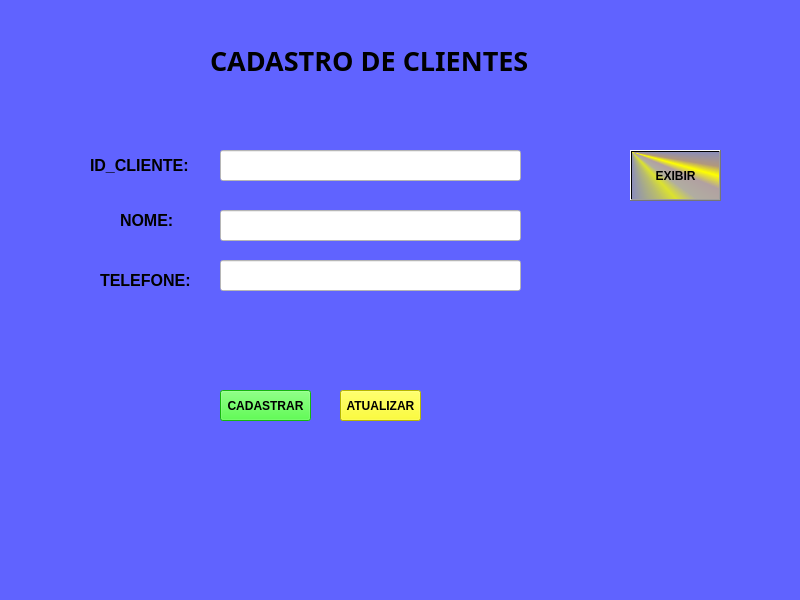
<?xml version="1.0" encoding="UTF-8"?>
<ui version="4.0">
 <class>MainWindow</class>
 <widget class="QMainWindow" name="MainWindow">
  <property name="geometry">
   <rect>
    <x>0</x>
    <y>0</y>
    <width>800</width>
    <height>600</height>
   </rect>
  </property>
  <property name="windowTitle">
   <string>MainWindow</string>
  </property>
  <property name="styleSheet">
   <string notr="true">background-color: rgb(96, 99, 255);</string>
  </property>
  <widget class="QWidget" name="centralwidget">
   <widget class="QLabel" name="label">
    <property name="geometry">
     <rect>
      <x>210</x>
      <y>10</y>
      <width>411</width>
      <height>101</height>
     </rect>
    </property>
    <property name="font">
     <font>
      <family>Arial Black</family>
      <pointsize>20</pointsize>
      <weight>75</weight>
      <bold>true</bold>
     </font>
    </property>
    <property name="text">
     <string>CADASTRO DE CLIENTES</string>
    </property>
   </widget>
   <widget class="QLabel" name="label_2">
    <property name="geometry">
     <rect>
      <x>120</x>
      <y>210</y>
      <width>61</width>
      <height>20</height>
     </rect>
    </property>
    <property name="font">
     <font>
      <pointsize>12</pointsize>
      <weight>75</weight>
      <bold>true</bold>
     </font>
    </property>
    <property name="text">
     <string>NOME:</string>
    </property>
   </widget>
   <widget class="QLabel" name="label_3">
    <property name="geometry">
     <rect>
      <x>100</x>
      <y>270</y>
      <width>91</width>
      <height>21</height>
     </rect>
    </property>
    <property name="font">
     <font>
      <pointsize>12</pointsize>
      <weight>75</weight>
      <bold>true</bold>
     </font>
    </property>
    <property name="text">
     <string>TELEFONE:</string>
    </property>
   </widget>
   <widget class="QLabel" name="label_4">
    <property name="geometry">
     <rect>
      <x>90</x>
      <y>150</y>
      <width>111</width>
      <height>31</height>
     </rect>
    </property>
    <property name="font">
     <font>
      <pointsize>12</pointsize>
      <weight>75</weight>
      <bold>true</bold>
     </font>
    </property>
    <property name="text">
     <string>ID_CLIENTE:</string>
    </property>
   </widget>
   <widget class="QLineEdit" name="lineEdit">
    <property name="geometry">
     <rect>
      <x>220</x>
      <y>150</y>
      <width>301</width>
      <height>31</height>
     </rect>
    </property>
    <property name="styleSheet">
     <string notr="true">background-color: rgb(255, 255, 255);</string>
    </property>
   </widget>
   <widget class="QLineEdit" name="lineEdit_2">
    <property name="geometry">
     <rect>
      <x>220</x>
      <y>210</y>
      <width>301</width>
      <height>31</height>
     </rect>
    </property>
    <property name="styleSheet">
     <string notr="true">background-color: rgb(255, 255, 255);</string>
    </property>
   </widget>
   <widget class="QLineEdit" name="lineEdit_3">
    <property name="geometry">
     <rect>
      <x>220</x>
      <y>260</y>
      <width>301</width>
      <height>31</height>
     </rect>
    </property>
    <property name="styleSheet">
     <string notr="true">background-color: rgb(255, 255, 255);</string>
    </property>
   </widget>
   <widget class="QPushButton" name="BtInsert">
    <property name="geometry">
     <rect>
      <x>220</x>
      <y>390</y>
      <width>91</width>
      <height>31</height>
     </rect>
    </property>
    <property name="font">
     <font>
      <weight>75</weight>
      <bold>true</bold>
     </font>
    </property>
    <property name="styleSheet">
     <string notr="true">background-color: rgb(31, 255, 19);</string>
    </property>
    <property name="text">
     <string>CADASTRAR</string>
    </property>
   </widget>
   <widget class="QPushButton" name="BtUpdate">
    <property name="geometry">
     <rect>
      <x>340</x>
      <y>390</y>
      <width>81</width>
      <height>31</height>
     </rect>
    </property>
    <property name="font">
     <font>
      <weight>75</weight>
      <bold>true</bold>
     </font>
    </property>
    <property name="styleSheet">
     <string notr="true">background-color: rgb(255, 255, 0);</string>
    </property>
    <property name="text">
     <string>ATUALIZAR</string>
    </property>
   </widget>
   <widget class="QPushButton" name="BtListar">
    <property name="geometry">
     <rect>
      <x>630</x>
      <y>150</y>
      <width>91</width>
      <height>51</height>
     </rect>
    </property>
    <property name="font">
     <font>
      <weight>75</weight>
      <bold>true</bold>
     </font>
    </property>
    <property name="styleSheet">
     <string notr="true">background-color: qconicalgradient(cx:0, cy:0, angle:135, stop:0 rgba(255, 255, 0, 69), stop:0.375 rgba(255, 255, 0, 69), stop:0.423533 rgba(251, 255, 0, 145), stop:0.45 rgba(247, 255, 0, 208), stop:0.477581 rgba(255, 244, 71, 130), stop:0.518717 rgba(255, 218, 71, 130), stop:0.55 rgba(255, 255, 0, 255), stop:0.57754 rgba(255, 203, 0, 130), stop:0.625 rgba(255, 255, 0, 69), stop:1 rgba(255, 255, 0, 69));</string>
    </property>
    <property name="text">
     <string>EXIBIR</string>
    </property>
   </widget>
  </widget>
  <widget class="QMenuBar" name="menubar">
   <property name="geometry">
    <rect>
     <x>0</x>
     <y>0</y>
     <width>800</width>
     <height>21</height>
    </rect>
   </property>
  </widget>
  <widget class="QStatusBar" name="statusbar"/>
 </widget>
 <resources/>
 <connections/>
</ui>
